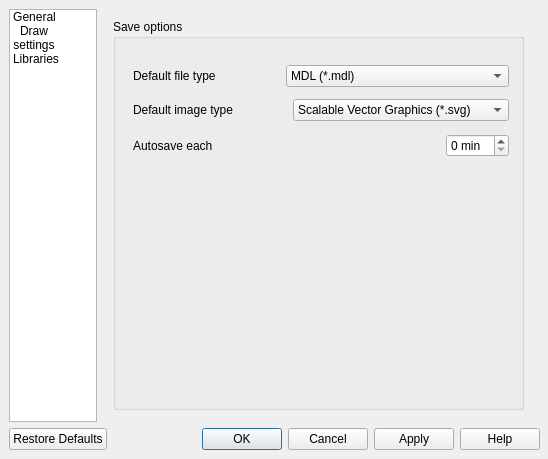
<ui version="4.0" >
 <author>Harm van Eersel &lt;devsciurus@xs4all.nl></author>
 <class>SettingsDialog</class>
 <widget class="QDialog" name="SettingsDialog" >
  <property name="geometry" >
   <rect>
    <x>0</x>
    <y>0</y>
    <width>548</width>
    <height>459</height>
   </rect>
  </property>
  <property name="windowTitle" >
   <string>molsKetch - Preferences</string>
  </property>
  <property name="windowIcon" >
   <iconset resource="molsketch.qrc" >:/images/configure.png</iconset>
  </property>
  <widget class="QWidget" name="layoutWidget" >
   <property name="geometry" >
    <rect>
     <x>9</x>
     <y>9</y>
     <width>531</width>
     <height>441</height>
    </rect>
   </property>
   <layout class="QVBoxLayout" >
    <item>
     <layout class="QHBoxLayout" >
      <item>
       <widget class="QListWidget" name="listWidget" >
        <property name="sizePolicy" >
         <sizepolicy vsizetype="Expanding" hsizetype="Fixed" >
          <horstretch>0</horstretch>
          <verstretch>0</verstretch>
         </sizepolicy>
        </property>
        <property name="maximumSize" >
         <size>
          <width>88</width>
          <height>16777215</height>
         </size>
        </property>
        <property name="iconSize" >
         <size>
          <width>32</width>
          <height>32</height>
         </size>
        </property>
        <property name="movement" >
         <enum>QListView::Static</enum>
        </property>
        <property name="spacing" >
         <number>12</number>
        </property>
        <property name="viewMode" >
         <enum>QListView::IconMode</enum>
        </property>
        <property name="wordWrap" >
         <bool>true</bool>
        </property>
        <property name="currentRow" >
         <number>-1</number>
        </property>
        <item>
         <property name="text" >
          <string>General</string>
         </property>
         <property name="icon" >
          <iconset resource="molsketch.qrc" >:/images/configure.svg</iconset>
         </property>
        </item>
        <item>
         <property name="text" >
          <string>Draw settings</string>
         </property>
         <property name="icon" >
          <iconset resource="molsketch.qrc" >:/images/draw-freehand.svg</iconset>
         </property>
        </item>
        <item>
         <property name="text" >
          <string>Libraries</string>
         </property>
         <property name="icon" >
          <iconset resource="molsketch.qrc" >:/images/document-open.svg</iconset>
         </property>
        </item>
       </widget>
      </item>
      <item>
       <widget class="QStackedWidget" name="stackedWidget" >
        <property name="currentIndex" >
         <number>0</number>
        </property>
        <widget class="QWidget" name="generalPage" >
         <widget class="QGroupBox" name="groupBoxGeneral" >
          <property name="geometry" >
           <rect>
            <x>10</x>
            <y>10</y>
            <width>411</width>
            <height>391</height>
           </rect>
          </property>
          <property name="title" >
           <string>Save options</string>
          </property>
          <widget class="QWidget" name="layoutWidget" >
           <property name="geometry" >
            <rect>
             <x>20</x>
             <y>40</y>
             <width>376</width>
             <height>105</height>
            </rect>
           </property>
           <layout class="QVBoxLayout" >
            <item>
             <layout class="QHBoxLayout" >
              <item>
               <widget class="QLabel" name="labelDefaultFileType" >
                <property name="text" >
                 <string>Default file type</string>
                </property>
               </widget>
              </item>
              <item>
               <widget class="QComboBox" name="comboBoxFileType" >
                <item>
                 <property name="text" >
                  <string>MDL (*.mdl)</string>
                 </property>
                </item>
                <item>
                 <property name="text" >
                  <string>Chemical Markup Language (*.cml)</string>
                 </property>
                </item>
               </widget>
              </item>
             </layout>
            </item>
            <item>
             <layout class="QHBoxLayout" >
              <item>
               <widget class="QLabel" name="labelDefaultImageType" >
                <property name="text" >
                 <string>Default image type</string>
                </property>
               </widget>
              </item>
              <item>
               <widget class="QComboBox" name="comboBoxImageType" >
                <item>
                 <property name="text" >
                  <string>Scalable Vector Graphics (*.svg)</string>
                 </property>
                </item>
                <item>
                 <property name="text" >
                  <string>Portable Network Graphics (*.png)</string>
                 </property>
                </item>
               </widget>
              </item>
             </layout>
            </item>
            <item>
             <layout class="QHBoxLayout" >
              <item>
               <widget class="QLabel" name="labelAutoSave" >
                <property name="text" >
                 <string>Autosave each</string>
                </property>
               </widget>
              </item>
              <item>
               <spacer>
                <property name="orientation" >
                 <enum>Qt::Horizontal</enum>
                </property>
                <property name="sizeHint" >
                 <size>
                  <width>192</width>
                  <height>25</height>
                 </size>
                </property>
               </spacer>
              </item>
              <item>
               <widget class="QSpinBox" name="spinBoxAutoSave" >
                <property name="suffix" >
                 <string> min</string>
                </property>
                <property name="prefix" >
                 <string/>
                </property>
               </widget>
              </item>
             </layout>
            </item>
           </layout>
          </widget>
         </widget>
        </widget>
        <widget class="QWidget" name="drawingPage" >
         <widget class="QWidget" name="layoutWidget" >
          <property name="geometry" >
           <rect>
            <x>10</x>
            <y>10</y>
            <width>430</width>
            <height>381</height>
           </rect>
          </property>
          <layout class="QVBoxLayout" >
           <item>
            <widget class="QGroupBox" name="groupBoxAtom" >
             <property name="sizePolicy" >
              <sizepolicy vsizetype="Preferred" hsizetype="Expanding" >
               <horstretch>0</horstretch>
               <verstretch>0</verstretch>
              </sizepolicy>
             </property>
             <property name="title" >
              <string>Atom settings</string>
             </property>
             <property name="checkable" >
              <bool>false</bool>
             </property>
             <layout class="QGridLayout" >
              <property name="leftMargin" >
               <number>9</number>
              </property>
              <property name="topMargin" >
               <number>9</number>
              </property>
              <property name="rightMargin" >
               <number>9</number>
              </property>
              <property name="bottomMargin" >
               <number>9</number>
              </property>
              <property name="horizontalSpacing" >
               <number>6</number>
              </property>
              <property name="verticalSpacing" >
               <number>6</number>
              </property>
              <item row="2" column="0" >
               <widget class="QCheckBox" name="checkBoxShowHydrogen" >
                <property name="text" >
                 <string>Show neutral hydrogen atoms</string>
                </property>
               </widget>
              </item>
              <item row="0" column="0" >
               <widget class="QCheckBox" name="checkBoxAutoHydrogen" >
                <property name="text" >
                 <string>Automaticly add hydrogens</string>
                </property>
               </widget>
              </item>
              <item row="3" column="0" >
               <widget class="QCheckBox" name="checkBoxShowValency" >
                <property name="sizePolicy" >
                 <sizepolicy vsizetype="Fixed" hsizetype="Preferred" >
                  <horstretch>0</horstretch>
                  <verstretch>0</verstretch>
                 </sizepolicy>
                </property>
                <property name="text" >
                 <string>Show atomic charge</string>
                </property>
               </widget>
              </item>
              <item row="1" column="0" >
               <widget class="QCheckBox" name="checkBoxShowCarbon" >
                <property name="text" >
                 <string>Show neutral carbon atoms</string>
                </property>
               </widget>
              </item>
              <item row="6" column="0" >
               <layout class="QHBoxLayout" >
                <item>
                 <widget class="QDoubleSpinBox" name="doubleSpinBoxFontSize" >
                  <property name="buttonSymbols" >
                   <enum>QAbstractSpinBox::UpDownArrows</enum>
                  </property>
                  <property name="accelerated" >
                   <bool>true</bool>
                  </property>
                  <property name="correctionMode" >
                   <enum>QAbstractSpinBox::CorrectToNearestValue</enum>
                  </property>
                  <property name="suffix" >
                   <string> pt</string>
                  </property>
                  <property name="decimals" >
                   <number>0</number>
                  </property>
                  <property name="minimum" >
                   <double>8.000000000000000</double>
                  </property>
                  <property name="maximum" >
                   <double>120.000000000000000</double>
                  </property>
                 </widget>
                </item>
                <item>
                 <widget class="QFontComboBox" name="fontComboBox" />
                </item>
                <item>
                 <widget class="QPushButton" name="pushButtonFont" >
                  <property name="text" >
                   <string>Details...</string>
                  </property>
                 </widget>
                </item>
               </layout>
              </item>
              <item row="5" column="0" >
               <widget class="QLabel" name="labelAtomSymbolFont" >
                <property name="text" >
                 <string>AtomSymbol font</string>
                </property>
               </widget>
              </item>
              <item row="4" column="0" >
               <spacer>
                <property name="orientation" >
                 <enum>Qt::Vertical</enum>
                </property>
                <property name="sizeType" >
                 <enum>QSizePolicy::Fixed</enum>
                </property>
                <property name="sizeHint" >
                 <size>
                  <width>20</width>
                  <height>20</height>
                 </size>
                </property>
               </spacer>
              </item>
             </layout>
            </widget>
           </item>
           <item>
            <widget class="QGroupBox" name="groupBoxBond" >
             <property name="sizePolicy" >
              <sizepolicy vsizetype="Preferred" hsizetype="Preferred" >
               <horstretch>0</horstretch>
               <verstretch>0</verstretch>
              </sizepolicy>
             </property>
             <property name="title" >
              <string>MsKBond settings</string>
             </property>
             <widget class="QLabel" name="labelBondLength" >
              <property name="geometry" >
               <rect>
                <x>11</x>
                <y>30</y>
                <width>211</width>
                <height>20</height>
               </rect>
              </property>
              <property name="text" >
               <string>MsKBond length:</string>
              </property>
             </widget>
             <widget class="QLineEdit" name="lineEditBondLength" >
              <property name="geometry" >
               <rect>
                <x>230</x>
                <y>30</y>
                <width>171</width>
                <height>26</height>
               </rect>
              </property>
             </widget>
             <widget class="QLabel" name="labelBondWidth" >
              <property name="geometry" >
               <rect>
                <x>11</x>
                <y>61</y>
                <width>221</width>
                <height>19</height>
               </rect>
              </property>
              <property name="text" >
               <string>MsKBond width:</string>
              </property>
             </widget>
             <widget class="QDoubleSpinBox" name="doubleSpinBoxBondWidth" >
              <property name="geometry" >
               <rect>
                <x>230</x>
                <y>60</y>
                <width>171</width>
                <height>25</height>
               </rect>
              </property>
              <property name="suffix" >
               <string> px</string>
              </property>
              <property name="decimals" >
               <number>0</number>
              </property>
              <property name="minimum" >
               <double>1.000000000000000</double>
              </property>
              <property name="maximum" >
               <double>100.000000000000000</double>
              </property>
              <property name="singleStep" >
               <double>1.000000000000000</double>
              </property>
              <property name="value" >
               <double>1.000000000000000</double>
              </property>
             </widget>
             <widget class="QDoubleSpinBox" name="doubleSpinBoxBondAngle" >
              <property name="geometry" >
               <rect>
                <x>230</x>
                <y>90</y>
                <width>171</width>
                <height>25</height>
               </rect>
              </property>
              <property name="suffix" >
               <string>°</string>
              </property>
              <property name="decimals" >
               <number>0</number>
              </property>
              <property name="minimum" >
               <double>6.000000000000000</double>
              </property>
              <property name="maximum" >
               <double>180.000000000000000</double>
              </property>
              <property name="singleStep" >
               <double>6.000000000000000</double>
              </property>
              <property name="value" >
               <double>30.000000000000000</double>
              </property>
             </widget>
             <widget class="QLabel" name="labelBondAngle" >
              <property name="geometry" >
               <rect>
                <x>11</x>
                <y>91</y>
                <width>221</width>
                <height>19</height>
               </rect>
              </property>
              <property name="text" >
               <string>MsKBond angle:</string>
              </property>
             </widget>
            </widget>
           </item>
          </layout>
         </widget>
        </widget>
        <widget class="QWidget" name="librariesPage" >
         <widget class="QGroupBox" name="groupBoxLibraries" >
          <property name="geometry" >
           <rect>
            <x>10</x>
            <y>10</y>
            <width>411</width>
            <height>381</height>
           </rect>
          </property>
          <property name="title" >
           <string>Libraries</string>
          </property>
          <widget class="QWidget" name="layoutWidget" >
           <property name="geometry" >
            <rect>
             <x>20</x>
             <y>40</y>
             <width>371</width>
             <height>131</height>
            </rect>
           </property>
           <layout class="QVBoxLayout" >
            <item>
             <layout class="QHBoxLayout" >
              <item>
               <widget class="QLabel" name="labelLibraryPath" >
                <property name="text" >
                 <string>Library path</string>
                </property>
               </widget>
              </item>
              <item>
               <spacer>
                <property name="orientation" >
                 <enum>Qt::Horizontal</enum>
                </property>
                <property name="sizeHint" >
                 <size>
                  <width>40</width>
                  <height>20</height>
                 </size>
                </property>
               </spacer>
              </item>
              <item>
               <widget class="QLineEdit" name="lineEditLibraryPath" />
              </item>
              <item>
               <widget class="QToolButton" name="toolButtonBrowseLibraryPath" >
                <property name="text" >
                 <string>...</string>
                </property>
               </widget>
              </item>
             </layout>
            </item>
            <item>
             <layout class="QHBoxLayout" >
              <item>
               <widget class="QLabel" name="labelCustomLibraryPath" >
                <property name="text" >
                 <string>Custom library Path</string>
                </property>
               </widget>
              </item>
              <item>
               <spacer>
                <property name="orientation" >
                 <enum>Qt::Horizontal</enum>
                </property>
                <property name="sizeHint" >
                 <size>
                  <width>40</width>
                  <height>20</height>
                 </size>
                </property>
               </spacer>
              </item>
              <item>
               <widget class="QLineEdit" name="lineEditCustomLibraryPath" />
              </item>
              <item>
               <widget class="QToolButton" name="toolButtonBrowseCustomLibraryPath" >
                <property name="text" >
                 <string>...</string>
                </property>
               </widget>
              </item>
             </layout>
            </item>
           </layout>
          </widget>
         </widget>
        </widget>
       </widget>
      </item>
     </layout>
    </item>
    <item>
     <widget class="QDialogButtonBox" name="buttonBox" >
      <property name="orientation" >
       <enum>Qt::Horizontal</enum>
      </property>
      <property name="standardButtons" >
       <set>QDialogButtonBox::Apply|QDialogButtonBox::Cancel|QDialogButtonBox::Help|QDialogButtonBox::NoButton|QDialogButtonBox::Ok|QDialogButtonBox::RestoreDefaults</set>
      </property>
     </widget>
    </item>
   </layout>
  </widget>
 </widget>
 <tabstops>
  <tabstop>buttonBox</tabstop>
 </tabstops>
 <resources>
  <include location="molsketch.qrc" />
 </resources>
 <connections>
  <connection>
   <sender>buttonBox</sender>
   <signal>accepted()</signal>
   <receiver>SettingsDialog</receiver>
   <slot>accept()</slot>
   <hints>
    <hint type="sourcelabel" >
     <x>366</x>
     <y>431</y>
    </hint>
    <hint type="destinationlabel" >
     <x>157</x>
     <y>274</y>
    </hint>
   </hints>
  </connection>
  <connection>
   <sender>buttonBox</sender>
   <signal>rejected()</signal>
   <receiver>SettingsDialog</receiver>
   <slot>reject()</slot>
   <hints>
    <hint type="sourcelabel" >
     <x>434</x>
     <y>431</y>
    </hint>
    <hint type="destinationlabel" >
     <x>286</x>
     <y>274</y>
    </hint>
   </hints>
  </connection>
  <connection>
   <sender>listWidget</sender>
   <signal>currentRowChanged(int)</signal>
   <receiver>stackedWidget</receiver>
   <slot>setCurrentIndex(int)</slot>
   <hints>
    <hint type="sourcelabel" >
     <x>62</x>
     <y>21</y>
    </hint>
    <hint type="destinationlabel" >
     <x>260</x>
     <y>12</y>
    </hint>
   </hints>
  </connection>
 </connections>
</ui>
